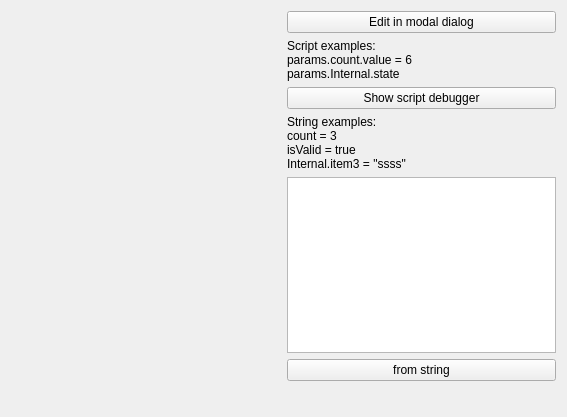
<?xml version="1.0" encoding="UTF-8"?>
<ui version="4.0">
 <class>MainWindow</class>
 <widget class="QMainWindow" name="MainWindow">
  <property name="enabled">
   <bool>true</bool>
  </property>
  <property name="geometry">
   <rect>
    <x>0</x>
    <y>0</y>
    <width>567</width>
    <height>417</height>
   </rect>
  </property>
  <property name="windowTitle">
   <string>PropertyWidget Demo</string>
  </property>
  <property name="iconSize">
   <size>
    <width>24</width>
    <height>24</height>
   </size>
  </property>
  <widget class="QWidget" name="centralWidget">
   <property name="sizePolicy">
    <sizepolicy hsizetype="Expanding" vsizetype="Expanding">
     <horstretch>0</horstretch>
     <verstretch>0</verstretch>
    </sizepolicy>
   </property>
   <layout class="QHBoxLayout" name="horizontalLayout">
    <item>
     <widget class="Qtinuum::PropertyWidget" name="pw" native="true">
      <property name="sizePolicy">
       <sizepolicy hsizetype="Expanding" vsizetype="Expanding">
        <horstretch>0</horstretch>
        <verstretch>0</verstretch>
       </sizepolicy>
      </property>
      <property name="minimumSize">
       <size>
        <width>150</width>
        <height>0</height>
       </size>
      </property>
     </widget>
    </item>
    <item>
     <layout class="QVBoxLayout" name="verticalLayout">
      <item>
       <widget class="QPushButton" name="editButton">
        <property name="text">
         <string>Edit in modal dialog</string>
        </property>
       </widget>
      </item>
      <item>
       <widget class="QLabel" name="label">
        <property name="sizePolicy">
         <sizepolicy hsizetype="Preferred" vsizetype="Preferred">
          <horstretch>0</horstretch>
          <verstretch>0</verstretch>
         </sizepolicy>
        </property>
        <property name="text">
         <string>Script examples:
params.count.value = 6
params.Internal.state</string>
        </property>
        <property name="textFormat">
         <enum>Qt::PlainText</enum>
        </property>
       </widget>
      </item>
      <item>
       <widget class="QPushButton" name="dbgButton">
        <property name="enabled">
         <bool>true</bool>
        </property>
        <property name="text">
         <string>Show script debugger</string>
        </property>
       </widget>
      </item>
      <item>
       <widget class="QLabel" name="label_2">
        <property name="text">
         <string>String examples:
count = 3
isValid = true
Internal.item3 = &quot;ssss&quot;</string>
        </property>
        <property name="textFormat">
         <enum>Qt::PlainText</enum>
        </property>
       </widget>
      </item>
      <item>
       <widget class="QPlainTextEdit" name="plainTextEdit"/>
      </item>
      <item>
       <widget class="QPushButton" name="pushButton">
        <property name="text">
         <string>from string</string>
        </property>
       </widget>
      </item>
      <item>
       <spacer name="verticalSpacer">
        <property name="orientation">
         <enum>Qt::Vertical</enum>
        </property>
        <property name="sizeHint" stdset="0">
         <size>
          <width>20</width>
          <height>40</height>
         </size>
        </property>
       </spacer>
      </item>
     </layout>
    </item>
   </layout>
  </widget>
 </widget>
 <layoutdefault spacing="6" margin="11"/>
 <customwidgets>
  <customwidget>
   <class>Qtinuum::PropertyWidget</class>
   <extends>QWidget</extends>
   <header>PropertyWidget.h</header>
   <container>1</container>
  </customwidget>
 </customwidgets>
 <resources/>
 <connections/>
</ui>
